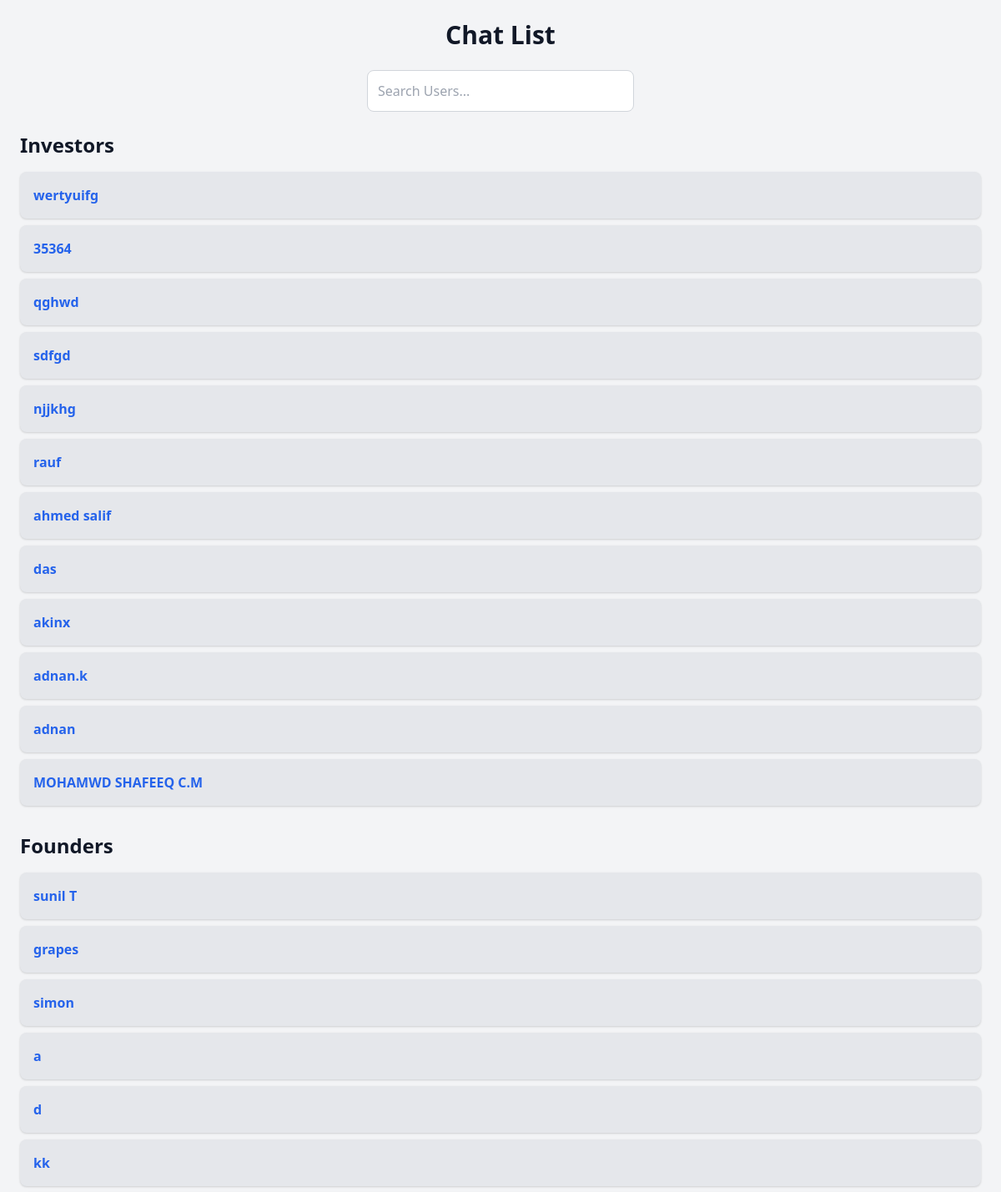
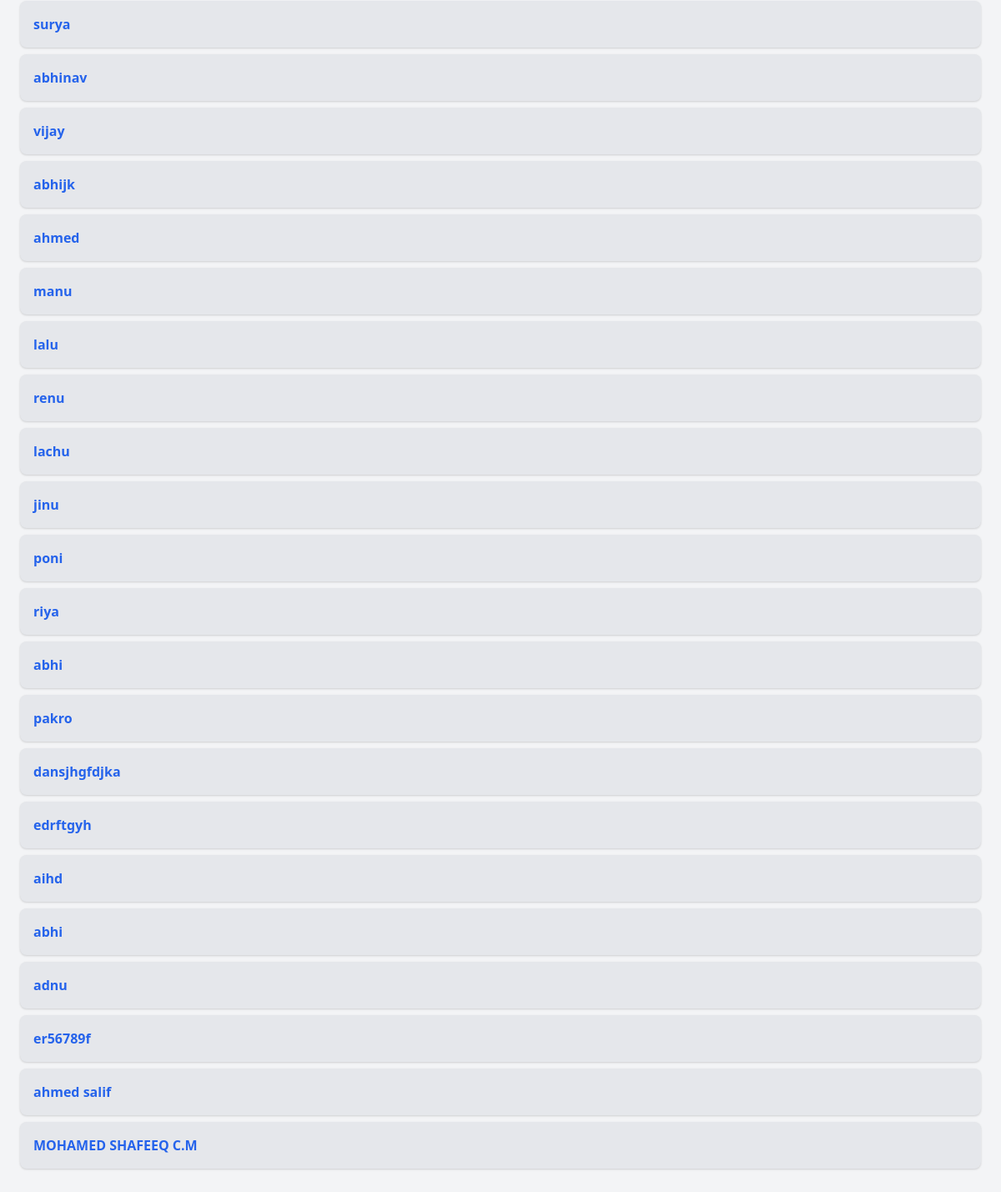
Page /chat/ on the committed database (2 pictures, top to bottom).
### fundapp/models.py (models this page shows, shortened)
class investorregistration(models.Model):
    username = models.CharField(max_length=50, null=True, blank=True)
    email = models.EmailField(unique=True, null=True, blank=True)
    password = models.CharField(max_length=10, null=True, blank=True)
    profilepic = models.ImageField(upload_to='profilepic/', null=True, blank=True)
    phone = models.IntegerField(null=True, blank=True)
    bio = models.TextField(null=True, blank=True)  # Assuming you added this
    interested_sectors = models.TextField(null=True, blank=True)  # Assuming you added this

class founderregisration(models.Model):
    username=models.CharField(max_length=50,null=True,blank=True)
    business=models.CharField(max_length=50,null=True,blank=True)
    email=models.EmailField(unique=True,null=True,blank=True)
    password=models.CharField(max_length=10,null=True,blank=True)
    profilepic=models.ImageField(upload_to='profilepic/',null=True,blank=True)
    phone=models.IntegerField(null=True,blank=True)
    bio = models.TextField(null=True, blank=True)  # Assuming you added this

### fundapp/views.py (the view)
# urls.py: path('chat/',views.chat_list,name='chat_list'),
def chat_list(request):
    investors = investorregistration.objects.all()  # Replaced 'artists' with 'investors'
    founders = founderregisration.objects.all()  # Replaced 'buyers' with 'founders'
    return render(request, 'chat_list.html', {'investors': investors, 'founders': founders})

### fundapp/templates/chat_list.html (shortened to what this page needs)
<!DOCTYPE html>
<html lang="en">
<head>
    <link href="https://cdn.jsdelivr.net/npm/tailwindcss@2.2.19/dist/tailwind.min.css" rel="stylesheet">
</head>
<body class="bg-gray-100 font-sans text-gray-900 p-6">
    <h1 class="text-3xl font-bold mb-6 text-center">Chat List</h1>
    <div class="mb-6 flex justify-center">
        <input
            type="text"
            id="searchInput"
            oninput="searchUsers()"
            placeholder="Search Users..."
            class="p-3 w-80 rounded-lg border border-gray-300 focus:outline-none focus:ring-2 focus:ring-blue-500"
        />
    </div>
    <div class="user-list mb-8">
        <h2 class="text-2xl font-semibold mb-4">Investors</h2>
        {% for artist in investors %}
            <div class="user bg-gray-200 p-4 mb-2 rounded-lg shadow hover:bg-blue-50">
                <a href="{% url 'chat_detail' 'investor' artist.username %}" class="text-blue-600 hover:text-blue-800 font-semibold">
                    {{ artist.username }}
                </a>
            </div>
        {% endfor %}
    </div>
    <div class="user-list">
        <h2 class="text-2xl font-semibold mb-4">Founders</h2>
        {% for buyer in founders %}
            <div class="user bg-gray-200 p-4 mb-2 rounded-lg shadow hover:bg-blue-50">
                <a href="{% url 'chat_detail' 'founder' buyer.username %}" class="text-blue-600 hover:text-blue-800 font-semibold">
                    {{ buyer.username }}
                </a>
            </div>
        {% endfor %}
    </div>
</body>
</html>

### rows in the picture
investorregistration: username "wertyuifg"
investorregistration: username "35364"
investorregistration: username "qghwd"
investorregistration: username "sdfgd"
investorregistration: username "njjkhg"
investorregistration: username "rauf"
investorregistration: username "ahmed salif"
investorregistration: username "das"
investorregistration: username "akinx"
investorregistration: username "adnan.k"
investorregistration: username "adnan"
investorregistration: username "MOHAMWD SHAFEEQ C.M"
founderregisration: username "sunil T"
founderregisration: username "grapes"
founderregisration: username "simon"
founderregisration: username "a"
founderregisration: username "d"
founderregisration: username "kk"
founderregisration: username "surya"
founderregisration: username "abhinav"
founderregisration: username "vijay"
founderregisration: username "abhijk"
founderregisration: username "ahmed"
founderregisration: username "manu"
founderregisration: username "lalu"
founderregisration: username "renu"
founderregisration: username "lachu"
founderregisration: username "jinu"
founderregisration: username "poni"
founderregisration: username "riya"
founderregisration: username "abhi"
founderregisration: username "pakro"
founderregisration: username "dansjhgfdjka"
founderregisration: username "edrftgyh"
founderregisration: username "aihd"
founderregisration: username "abhi"
founderregisration: username "adnu"
founderregisration: username "er56789f"
founderregisration: username "ahmed salif"
founderregisration: username "MOHAMED SHAFEEQ C.M"
